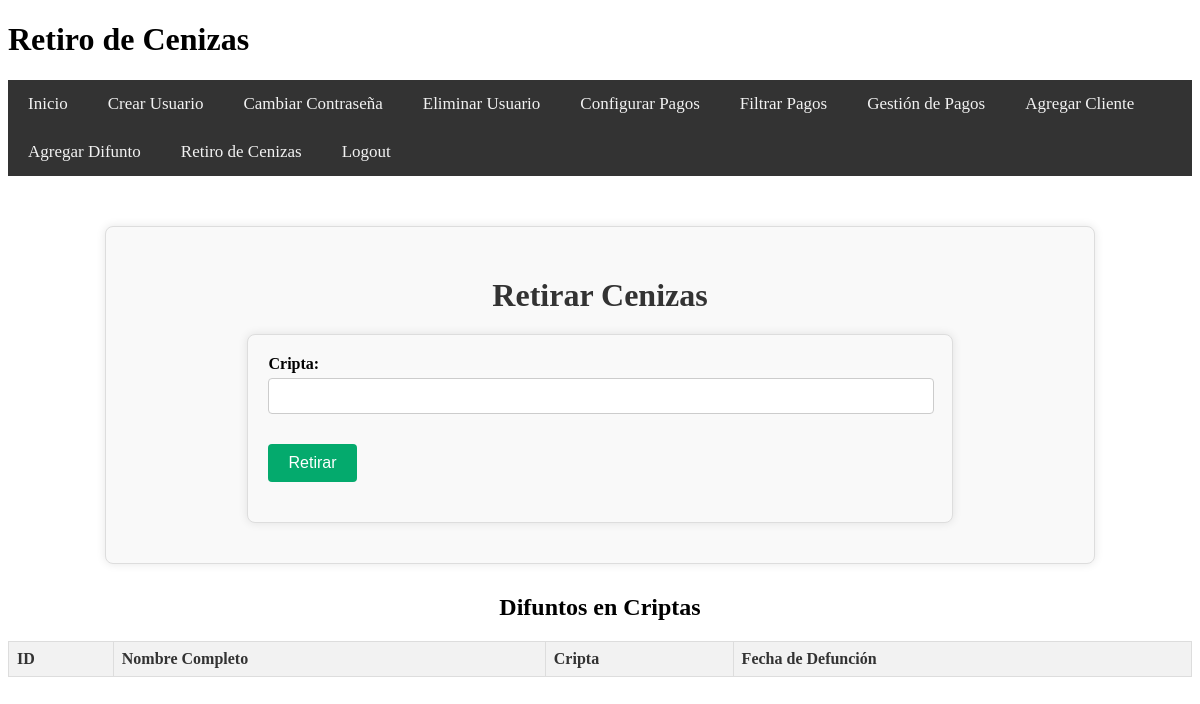
Before: /retiro_cenizas (signed in) with the older database file.
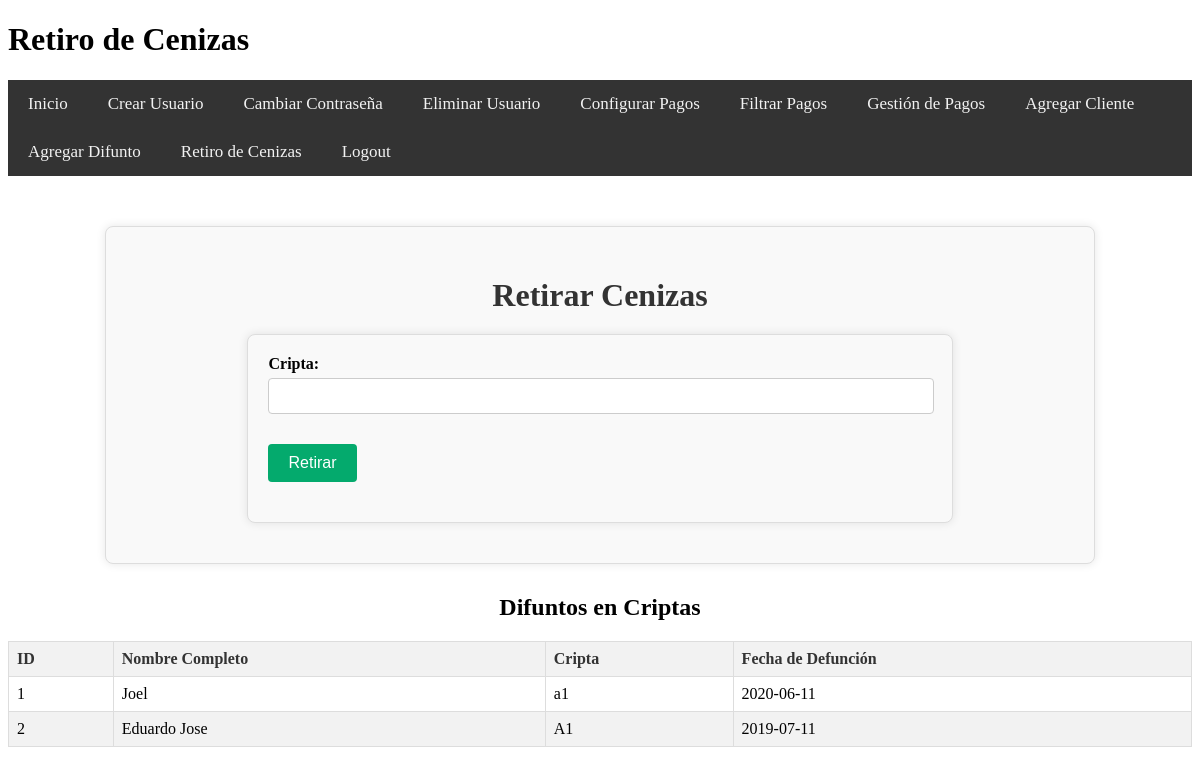
After: the same page with the newer database file.
### tables this page shows
CREATE TABLE Difuntos (
    ID_difunto INTEGER PRIMARY KEY AUTOINCREMENT,
    Nombre_completo TEXT,
    Apellido_paterno TEXT,
    Apellido_materno TEXT,
    Cripta TEXT,
    Fecha_defuncion DATE,
    Fecha DATE,
    Fecha_Retiro DATE,
    FOREIGN KEY (Cripta) REFERENCES Clientes(Cripta)
);

### app.py (the view, shortened to what this page needs)
@app.route('/retiro_cenizas', methods=['GET', 'POST'])
@role_required(['cajera', 'admin'])
def retiro_cenizas():
    conn = get_db_connection()
    cursor = conn.cursor()
    cursor.execute('SELECT * FROM Difuntos WHERE Fecha_Retiro IS NULL')
    difuntos = cursor.fetchall()
    conn.close()
    return render_template('retiro_cenizas.html', difuntos=difuntos)

### app.py (called while the page is built)
def role_required(allowed_roles):
    def decorator(func):
        @wraps(func)
        def wrapper(*args, **kwargs):
            if 'role' in session and session['role'] in allowed_roles:
                return func(*args, **kwargs)
            else:
                flash('No tienes permiso para acceder a esta página.', 'error')
                return redirect(url_for('login'))  # Redirige a la página de inicio o a donde sea apropiado
        return wrapper
    return decorator

def get_db_connection():
    conn = sqlite3.connect('cripta_administracion.db')
    conn.row_factory = sqlite3.Row
    return conn

### templates/retiro_cenizas.html (shortened to what this page needs)
<!DOCTYPE html>
<html lang="es">
<head>
    <link rel="stylesheet" href="{{ url_for('static', filename='styles.css') }}">
</head>
<body>
    <header>
        <h1>Retiro de Cenizas</h1>
        {% if 'username' in session %}
        <nav>
            <ul class="navbar">
                <li><a href="{{ url_for('menu') }}">Inicio</a></li>
                {% if session['role'] == 'admin' %}
                <li><a href="{{ url_for('create_user') }}">Crear Usuario</a></li>
                <li><a href="{{ url_for('change_password') }}">Cambiar Contraseña</a></li>
                <li><a href="{{ url_for('delete_user') }}">Eliminar Usuario</a></li>
                <li><a href="{{ url_for('configurar_pagos') }}">Configurar Pagos</a></li>
                <li><a href="{{ url_for('filtrado_pagos') }}">Filtrar Pagos</a></li>
                {% endif %}
                <li><a href="{{ url_for('pagos_cajero') }}">Gestión de Pagos</a></li>
                <li><a href="{{ url_for('agregar_cliente') }}">Agregar Cliente</a></li>
                <li><a href="{{ url_for('agregar_difunto') }}">Agregar Difunto</a></li>
                <li><a href="{{ url_for('retiro_cenizas') }}">Retiro de Cenizas</a></li>
                <li><a href="{{ url_for('logout') }}">Logout</a></li>
            </ul>
        </nav>
        {% endif %}
    </header>
    <main>
        <div class="change-password-container">
            <h2>Retirar Cenizas</h2>
            <form method="post">
                <div class="form-group">
                    <label for="cripta">Cripta:</label>
                    <input type="text" id="cripta" name="cripta" required>
                </div>
                <div class="form-group">
                    <button type="submit">Retirar</button>
                </div>
            </form>
        </div>
        <h2>Difuntos en Criptas</h2>
        <table>
            <thead>
                <tr>
                    <th>ID</th>
                    <th>Nombre Completo</th>
                    <th>Cripta</th>
                    <th>Fecha de Defunción</th>
                </tr>
            </thead>
            <tbody>
                {% for difunto in difuntos %}
                <tr>
                    <td>{{ difunto['ID_difunto'] }}</td>
                    <td>{{ difunto['Nombre_completo'] }}</td>
                    <td>{{ difunto['Cripta'] }}</td>
                    <td>{{ difunto['Fecha_defuncion'] }}</td>
                </tr>
                {% endfor %}
            </tbody>
        </table>
    </main>
</body>
</html>

Changed rows visible on the page:
added Difuntos: ID_difunto "1", Nombre_completo "Joel", Cripta "a1", Fecha_defuncion "2020-06-11"
added Difuntos: ID_difunto "2", Nombre_completo "Eduardo Jose", Cripta "A1", Fecha_defuncion "2019-07-11"
